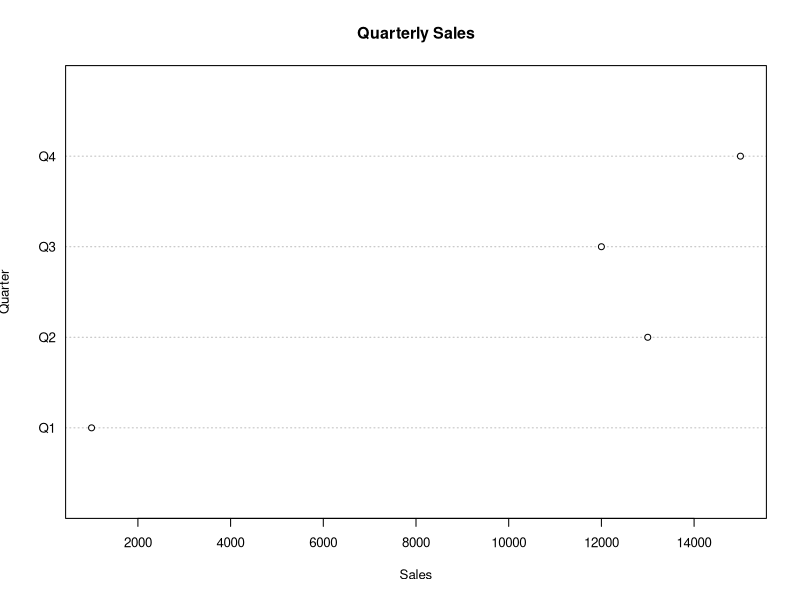
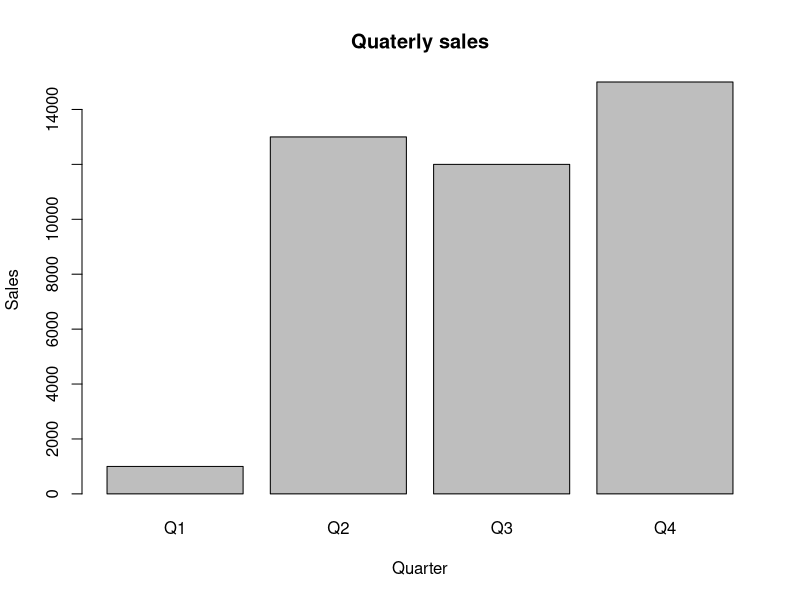

Reproduce these figures in R, in order. (Note: this script raises an error after producing the figures.)

#Assignment 3 Question 1;

Sales <-c(1000,13000,12000,15000);
Qtr <- c("Q1","Q2","Q3","Q4");

Qtr_sales <-data.frame(Qtr,Sales)

dotchart(Qtr_sales$Sales,labels = Qtr_sales$Qtr,
         main = "Quarterly Sales",xlab ="Sales",
         ylab = "Quarter",cex=0.8)

barplot(Qtr_sales$Sales,names.arg= Qtr_sales$Qtr, 
        xlab = "Quarter",ylab = "Sales",main = "Quaterly sales")

Qtr1 <-Qtr_sales[Qtr_sales$Sales>11000,]
Qtr1

Qtr3_sales <-Qtr_sales[Qtr_sales$Qtr=='Q3',2]

#Question 2

attendance <- sample(c('A','P'),size = 30,replace = TRUE,prob = c(0.3,0.7))
attendance

attendance_data <- data.frame(sample(c('A','P'),size = 30,replace = TRUE,prob = c(0.3,0.7)))
attendance_data

#question 3

set.seed(1000)
score_P1 <- ceiling(runif(10,min=30,max=100))


set.seed(1100)
score_P2 <- ceiling(runif(10,min=30,max=100))

set.seed(1100)
score_P3 <- ceiling(runif(10,min=30,max=100))

set.seed(1300)
score_P4 <- ceiling(runif(10,min=30,max=100))

set.seed(1400)
score_P5 <- ceiling(runif(10,min=30,max=100))

score <-matrix(c(score_P1,score_P2,score_P3,score_P4,score_P5),nrow=5,ncol=10)
rownames(score)=c('p1','p2','p3','p4','p5')
colnames(score)=c('Match1','Match2','Match3','Match4','Match5',
                  'Match6','Match7','Match8','Match9','Match10')
score
rowMeans(score)
colMeans(score)

# question 4

guests <- c("Achal","Apoorva","Lalit","Goldie")
course <- c("BSc","LLB","MSc")
school <- c("Animation","Law","DS")
nos <- c(50,20,24)
male = c(25,10,12) #based on 50%,otherwise based on answer male = c(40,16,19)
female <- c(25,10,12)# based on 50%,otherwise based on answer female = c(10,4,5)
hosts <- data.frame(course,school,nos,male,female)
decoration <- c(10,300,400,500,230)
food <- c(500,200,150,400,700)
bills <- data.frame(rbind(decoration,food))
colnames(bills) <-c("B1","B2","B3","B4","B5")
cat("sum in decorations-",sum(bills[1,]))
cat("sum in food-",sum(bills[2,]))
cat("male among hosts-",hosts[,4])
cat("female among hosts-",hosts[,5])
cat("no of guests-",length(guests))

# question 5
set.seed(1234)
ds <- matrix(ceiling(runif(30,1000,2000)),nrow = 5,ncol = 3)
colnames(ds)<- c("graduate","pg","diploma")
rownames(ds)<- c("S1","S2","S3","S4","S5")
law <- matrix(ceiling(runif(30,100,2000)),nrow = 5,ncol = 3)
colnames(law)<- c("graduate","pg","diploma")
rownames(law)<-c("S1","S2","S3","S4","S5")
cat("5th student ds-page course-",ds[5,2])
cat("student 1 law of law-dip course-",law[1,3])
# avg school vs course
avgSchCrs=round(cbind(colMeans(ds),colMeans(law)))
avgSchCrs
colnames(avgSchCrs)=c("ds","law")
avgSchCrs
# studntwisesum
rowsum(ds)+rowsum(law)
 # average of student vs course
avgdslaw <- round((ds+law)/2)
avgdslaw
 # coursewise sum
DS<- sum(ds)
LAW <- sum(law)
schsum <- data.frame( DS,LAW)
schsum

# question 6
students <- c("S1","S2","S3","S4","S5")
gender <- c("M","F","M","M","F")
age <- c(23,22,21,25,22)
city <- c("Delhi","Noida","Lucknow","Delhi","Noida")
category <- c("GEN","OBC","GEN","SCST","GEN")
studentdf <- data.frame(students,gender,age,city,category)
studentdf
table(studentdf$category)
table(studentdf$gender)
table(studentdf$category,studentdf$gender)
newstudent <- c("student1","student2","student3","student4","student5")
studentdf$students=newstudent
studentdf
